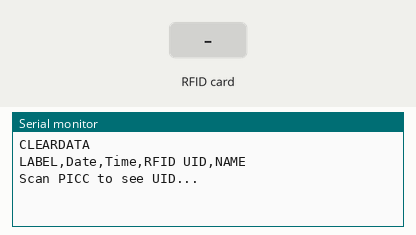
Simulated run of this sketch. Board: Arduino Uno, built with avr-gcc and run on an emulated ATmega328P. Shown: the last lines printed to the serial monitor. The inputs (shaded band) are chosen by the test bench.

Above: at 2.2 s.
2.3 s: RFID card D3 B2 3E FA held to the reader
At 3.4 s:
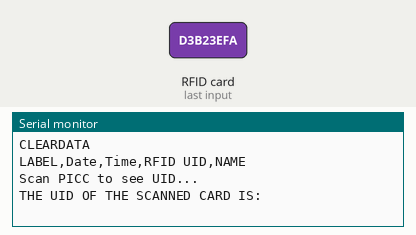
5.3 s: RFID card 83 3C 27 F7 held to the reader
At 8.1 s:
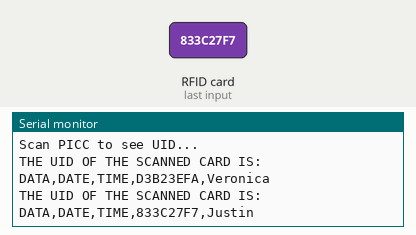
8.3 s: RFID card 43 79 F5 34 held to the reader
At 11.1 s:
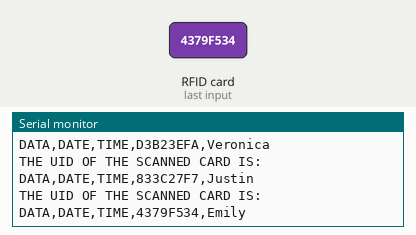
11.3 s: RFID card 5E 7A 19 C4 held to the reader
At 14.8 s:
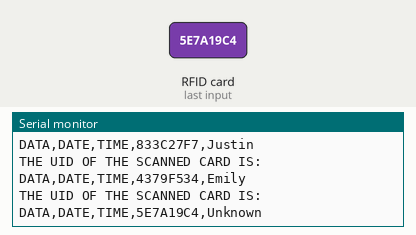

The sketch:

RFID_code.ino
```cpp
#include <SPI.h>
#include <MFRC522.h>

#define SS_PIN 10
#define RST_PIN 9
MFRC522 mfrc522(SS_PIN, RST_PIN);  // Create MFRC522 instance.


// Define arrays for UIDs and corresponding names
const int NUM_MAPPINGS = 3;  // Adjust this to the number of mappings you have
String uids[NUM_MAPPINGS] = {"D3B23EFA", "833C27F7", "4379F534"};
String names[NUM_MAPPINGS] = {"Veronica", "Justin", "Emily"};

int pinLED = 2;
int pinLED2 = 7;

int readsuccess;
byte readcard[4];
char str[32] = "";
String StrUID;

void setup() {
  Serial.begin(9600); // Initialize serial communications with the PC
  SPI.begin();        // Init SPI bus
  mfrc522.PCD_Init(); // Init MFRC522 card

  Serial.println("CLEARDATA");
  Serial.println("LABEL,Date,Time,RFID UID,NAME");
  delay(1000);

  Serial.println("Scan PICC to see UID...");
  Serial.println("");
}

//seeing what to do if the scan is successful
void loop() {
  readsuccess = getid();

  if (readsuccess) {
    String name = getNameForUID(StrUID);
    Serial.println((String) "DATA,DATE,TIME," + StrUID + "," + name);
  }
}

int getid() {
  if (!mfrc522.PICC_IsNewCardPresent()) {
    return 0;
  }
  if (!mfrc522.PICC_ReadCardSerial()) {
    //turns red LED on and off
    digitalWrite(pinLED, HIGH);
    delay(2000);
    digitalWrite(pinLED, LOW);
    return 0;
  }

  Serial.println("THE UID OF THE SCANNED CARD IS:");

  for (int i = 0; i < 4; i++) {
    readcard[i] = mfrc522.uid.uidByte[i]; // storing the UID of the tag in readcard
  }
  array_to_string(readcard, 4, str);
  StrUID = str;

  mfrc522.PICC_HaltA();
  //turns green LED on and off
  digitalWrite(pinLED2, HIGH);
  Serial.println();
  delay(2000);
  digitalWrite(pinLED2, LOW);

  return 1;
}

//getting the RFID UID to a string
void array_to_string(byte array[], unsigned int len, char buffer[]) {
  for (unsigned int i = 0; i < len; i++) {
    byte nib1 = (array[i] >> 4) & 0x0F;
    byte nib2 = (array[i] >> 0) & 0x0F;
    buffer[i * 2 + 0] = nib1 < 0xA ? '0' + nib1 : 'A' + nib1 - 0xA;
    buffer[i * 2 + 1] = nib2 < 0xA ? '0' + nib2 : 'A' + nib2 - 0xA;
  }
  buffer[len * 2] = '\0';
}

//finding the corresponding name for the RFID id
String getNameForUID(String uid) {
  for (int i = 0; i < NUM_MAPPINGS; i++) {
    if (uids[i] == uid) {
      return names[i];
    }
  }
  return "Unknown";  // Return "Unknown" if the UID is not found
}
```

Measured:
- after the input at 2.3 s, the serial monitor: prints a new line at once (image 1)
- after the input at 5.3 s, the serial monitor: prints a new line after 2.0 s (image 2)
- after the input at 8.3 s, the serial monitor: prints a new line after 2.0 s (image 3)
- after the input at 11.3 s, the serial monitor: prints a new line after 2.0 s (image 4)
